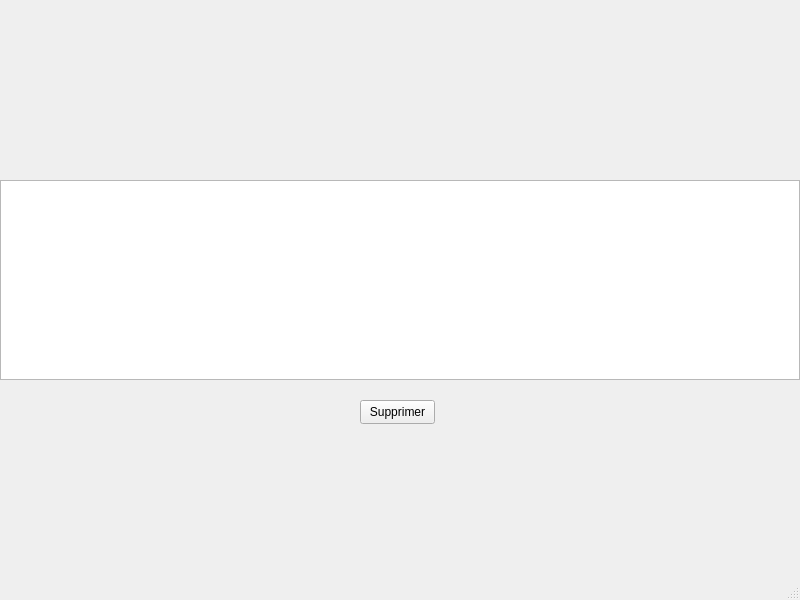
<?xml version="1.0" encoding="UTF-8"?>
<ui version="4.0">
 <class>affichercommande</class>
 <widget class="QMainWindow" name="affichercommande">
  <property name="geometry">
   <rect>
    <x>0</x>
    <y>0</y>
    <width>800</width>
    <height>600</height>
   </rect>
  </property>
  <property name="windowTitle">
   <string>MainWindow</string>
  </property>
  <widget class="QWidget" name="centralwidget">
   <widget class="QPushButton" name="pushButton_supprimer">
    <property name="geometry">
     <rect>
      <x>360</x>
      <y>400</y>
      <width>75</width>
      <height>24</height>
     </rect>
    </property>
    <property name="text">
     <string>Supprimer</string>
    </property>
   </widget>
   <widget class="QTableWidget" name="tableWidget_commandes">
    <property name="geometry">
     <rect>
      <x>0</x>
      <y>180</y>
      <width>800</width>
      <height>200</height>
     </rect>
    </property>
   </widget>
  </widget>
  <widget class="QMenuBar" name="menubar">
   <property name="geometry">
    <rect>
     <x>0</x>
     <y>0</y>
     <width>800</width>
     <height>22</height>
    </rect>
   </property>
  </widget>
  <widget class="QStatusBar" name="statusbar"/>
 </widget>
 <resources/>
 <connections/>
</ui>
